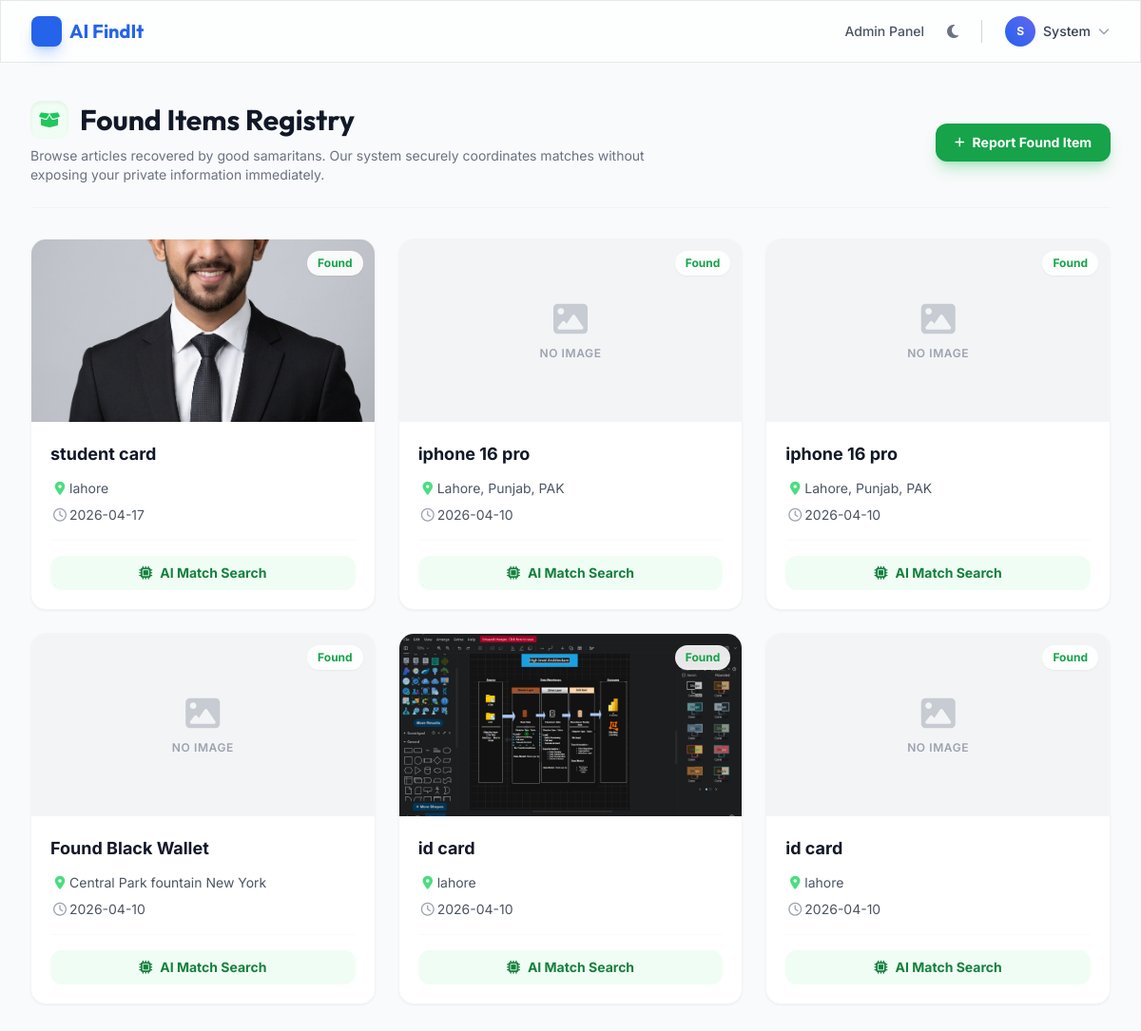
Screenshot of /found (signed in) with the database file from the repository.
### tables this page shows
CREATE TABLE users (
            id INTEGER PRIMARY KEY AUTOINCREMENT,
            name TEXT NOT NULL,
            email TEXT NOT NULL UNIQUE,
            password_hash TEXT NOT NULL,
            role TEXT NOT NULL DEFAULT 'user'
        );

CREATE TABLE found_items (
            id          INTEGER PRIMARY KEY AUTOINCREMENT,
            title       TEXT    NOT NULL,
            description TEXT    NOT NULL,
            location    TEXT    NOT NULL,
            image_path  TEXT,
            contact     TEXT,
            timestamp   TEXT    NOT NULL
        , priority_level TEXT DEFAULT 'MEDIUM', is_flagged INTEGER DEFAULT 0, user_id INTEGER DEFAULT 1);

### app.py (the view)
@app.route("/found")
@login_required
def found_items():
    conn  = get_db_connection()
    items = conn.execute("SELECT * FROM found_items ORDER BY timestamp DESC").fetchall()
    conn.close()
    return render_template("found_items.html", items=items)

### app.py (called while the page is built)
@login_manager.user_loader
def load_user(user_id):
    conn = get_db_connection()
    user = conn.execute("SELECT * FROM users WHERE id = ?", (user_id,)).fetchone()
    conn.close()
    if user:
        return User(user["id"], user["name"], user["email"], user["role"], user["password_hash"])
    return None

### database.py (called while the page is built)
def get_db_connection():
    conn = sqlite3.connect(DB_PATH)
    conn.row_factory = sqlite3.Row
    return conn

### templates/found_items.html (shortened to what this page needs)
{% extends "base.html" %}
{% block content %}
<div class="max-w-7xl mx-auto px-4 sm:px-6 lg:px-8 py-10 w-full animate-fade-in">
    <div class="flex flex-col md:flex-row md:items-center justify-between mb-8 pb-6 border-b border-gray-100 dark:border-dark-border">
        <div>
            <h1 class="text-3xl font-display font-bold text-gray-900 dark:text-white flex items-center gap-3">
                <span class="w-10 h-10 rounded-xl bg-green-50 dark:bg-green-900/30 text-green-500 flex items-center justify-center text-lg shadow-inner">
                    <i class="fa-solid fa-box-open"></i>
                </span>
                Found Items Registry
            </h1>
            <p class="mt-2 text-sm text-gray-500 dark:text-gray-400 max-w-2xl">Browse articles recovered by good samaritans. Our system securely coordinates matches without exposing your private information immediately.</p>
        </div>
        <div class="mt-4 md:mt-0">
            <a href="{{ url_for('report_found') }}" class="inline-flex items-center gap-2 px-5 py-2.5 bg-green-600 text-white rounded-xl font-bold text-sm hover:bg-green-700 shadow-lg shadow-green-500/30 transition transform hover:-translate-y-0.5">
                <i class="fa-solid fa-plus text-xs"></i> Report Found Item
            </a>
        </div>
    </div>
    <div class="grid grid-cols-1 md:grid-cols-2 lg:grid-cols-3 gap-6 animate-slide-up" style="animation-delay: 0.1s;">
        {% for item in items %}
        <div class="glass bg-white dark:bg-dark-800 border border-gray-100 dark:border-dark-border rounded-2xl overflow-hidden shadow-sm hover:shadow-xl hover:border-green-300 dark:hover:border-green-700 transition duration-300 group flex flex-col h-full">
            <div class="h-48 bg-gray-100 dark:bg-dark-900 relative overflow-hidden flex-shrink-0">
                {% if item.image_path %}
                <img src="{{ url_for('static', filename=item.image_path) }}" class="w-full h-full object-cover group-hover:scale-110 transition-transform duration-700">
                {% else %}
                <div class="w-full h-full flex flex-col items-center justify-center text-gray-400 dark:text-gray-600 space-y-2">
                    <i class="fa-solid fa-image text-4xl opacity-50"></i>
                    <span class="text-xs font-semibold uppercase tracking-wider">No Image</span>
                </div>
                {% endif %}
                <div class="absolute top-3 right-3 bg-white/90 dark:bg-dark-900/90 backdrop-blur-md px-2.5 py-1 rounded-full text-xs font-bold text-green-600 shadow-sm border border-white/20">
                    Found
                </div>
            </div>
            <div class="p-5 flex flex-col flex-grow">
                <h3 class="text-lg font-bold text-gray-900 dark:text-white truncate group-hover:text-green-600 dark:group-hover:text-green-400 transition">{{ item.title }}</h3>
                <div class="mt-3 space-y-2 mb-4 flex-grow">
                    <div class="flex items-center text-sm text-gray-600 dark:text-gray-400 truncate">
                        <i class="fa-solid fa-location-dot w-5 text-center text-green-400 dark:text-green-500/70"></i>
                        <span class="truncate">{{ item.location }}</span>
                    </div>
                    <div class="flex items-center text-sm text-gray-600 dark:text-gray-400 truncate">
                        <i class="fa-regular fa-clock w-5 text-center text-gray-400"></i>
                        <span class="truncate">{{ item.timestamp.split(' ')[0] if item.timestamp else 'Recently' }}</span>
                    </div>
                </div>
                <div class="pt-4 border-t border-gray-50 dark:border-dark-border mt-auto">
                    <a href="{{ url_for('view_matches', item_type='found', item_id=item.id) }}" class="w-full inline-flex items-center justify-center gap-2 px-4 py-2 bg-green-50 hover:bg-green-100 text-green-700 dark:bg-green-900/30 dark:hover:bg-green-900/50 dark:text-green-300 rounded-xl font-bold text-sm transition">
                        <i class="fa-solid fa-microchip"></i> AI Match Search
                    </a>
                </div>
            </div>
        </div>
        {% endfor %}
    </div>
</div>
{% endblock %}

### templates/base.html (shortened to what this page needs)
<!DOCTYPE html>
<html lang="en" class="antialiased">
<head>
    <link href="https://cdnjs.cloudflare.com/ajax/libs/font-awesome/6.4.0/css/all.min.css" rel="stylesheet">
    <script src="https://cdn.tailwindcss.com"></script>
</head>
<body class="bg-gray-50 text-gray-900 dark:bg-dark-900 dark:text-gray-100 transition-colors duration-300 {% block body_class %}{% endblock %}" x-data="themeManager()">
    {% if not hide_navbar %}
    <nav class="sticky top-0 z-50 glass border-b border-gray-200 dark:border-dark-border" x-data="{ mobileMenuOpen: false }">
        <div class="max-w-7xl mx-auto px-4 sm:px-6 lg:px-8">
            <div class="flex justify-between h-16">
                <div class="flex items-center">
                    <a href="{{ url_for('index') }}" class="flex items-center gap-2 text-xl font-display font-bold text-brand-600 dark:text-brand-500 hover:opacity-80 transition">
                        <div class="w-8 h-8 rounded-lg bg-brand-600 text-white flex items-center justify-center shadow-lg shadow-brand-500/30">
                        </div>
                        AI FindIt
                    </a>
                </div>
                <div class="hidden md:flex items-center space-x-6">
                    {% if current_user.is_authenticated %}
                        {% if current_user.role == 'admin' %}
                            <a href="{{ url_for('admin_dashboard') }}" class="text-sm font-medium text-gray-600 dark:text-gray-300 hover:text-brand-600 dark:hover:text-brand-400 transition">Admin Panel</a>
                        {% endif %}
                        <button @click="toggleTheme()" class="text-gray-500 dark:text-gray-400 hover:text-brand-600 dark:hover:text-brand-400 transition ml-2">
                            <i class="fa-solid" :class="isDark ? 'fa-sun' : 'fa-moon'"></i>
                        </button>
                        <div class="relative" x-data="{ open: false }" @click.outside="open = false">
                            <button @click="open = !open" class="flex items-center gap-2 text-sm font-medium text-gray-700 dark:text-gray-200 hover:text-brand-600 transition">
                                <div class="w-8 h-8 rounded-full bg-gradient-to-tr from-brand-600 to-indigo-500 text-white flex items-center justify-center font-bold text-xs">
                                    {{ current_user.name[0] | upper }}
                                </div>
                                <span>{{ current_user.name.split(' ')[0] }}</span>
                                <i class="fa-solid fa-chevron-down text-xs text-gray-400"></i>
                            </button>
                        </div>
                    {% endif %}
                </div>
            </div>
        </div>
    </nav>
    {% endif %}
    <main class="min-h-[calc(100vh-4rem)] flex flex-col">
        {% block content %}{% endblock %}
    </main>
</body>
</html>

### templates/base.html (style rules this page uses)
.glass { background: rgba(255, 255, 255, 0.7); backdrop-filter: blur(12px); -webkit-backdrop-filter: blur(12px); border: 1px solid rgba(255, 255, 255, 0.3); }
html { scroll-behavior: smooth; }

### rows the page displays
users: name "S", name "System"
found_items: image_path (picture), title "student card", location "lahore", timestamp "2026-04-17"
found_items: shows "NO IMAGE", title "iphone 16 pro", location "Lahore, Punjab, PAK", timestamp "2026-04-10"
found_items: shows "NO IMAGE", title "iphone 16 pro", location "Lahore, Punjab, PAK", timestamp "2026-04-10"
found_items: shows "NO IMAGE", title "Found Black Wallet", location "Central Park fountain New York", timestamp "2026-04-10"
found_items: image_path (picture), title "id card", location "lahore", timestamp "2026-04-10"
found_items: shows "NO IMAGE", title "id card", location "lahore", timestamp "2026-04-10"
